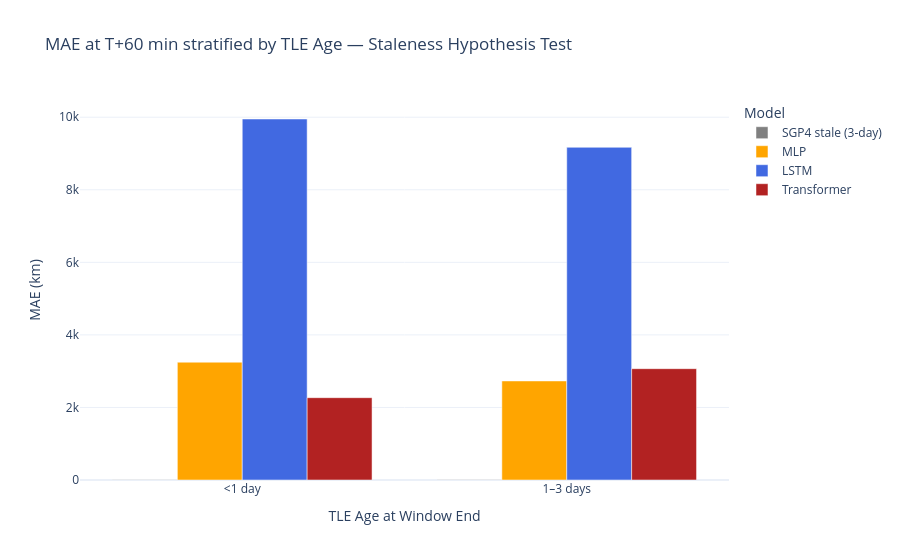

Write notebook code for a chart like this one.
### Markdown cell above
## 4 — Error vs TLE Age

Does the ML model outperform SGP4 when the TLE is stale?  
Split test samples by TLE age quartile and compare MAE at T+60 min.

### Code cell
H60_IDX   = HORIZONS.index(60)
age_bins   = [0, 1, 3, 7, 100]
age_labels = ['<1 day', '1–3 days', '3–7 days', '>7 days']
age_group  = pd.cut(tle_age_last[stale_mask], bins=age_bins, labels=age_labels)

age_rows = []
for grp in age_labels:
    local_mask = (age_group == grp)
    if local_mask.sum() == 0:
        continue
    for model_name, preds in [
        ('SGP4 stale (3-day)', y_sgp4_stale[stale_mask]),
        ('MLP',                mlp_pred[stale_mask]),
        ('LSTM',               lstm_pred[stale_mask]),
        ('Transformer',        tf_pred[stale_mask]),
    ]:
        err = geodetic_error_km(preds[local_mask, H60_IDX, :], y_test[stale_mask][local_mask, H60_IDX, :])
        age_rows.append({'TLE Age': grp, 'Model': model_name,
                         'MAE (km)': float(err.mean()), 'n': int(local_mask.sum())})

age_df = pd.DataFrame(age_rows)
fig = px.bar(age_df, x='TLE Age', y='MAE (km)', color='Model', barmode='group',
             title='MAE at T+60 min stratified by TLE Age — Staleness Hypothesis Test',
             labels={'MAE (km)': 'MAE (km)', 'TLE Age': 'TLE Age at Window End'},
             category_orders={'TLE Age': age_labels},
             template='plotly_white',
             color_discrete_map={'SGP4 stale (3-day)': 'grey', 'MLP': 'orange',
                                 'LSTM': 'royalblue', 'Transformer': 'firebrick'})
fig.show()

pivot_age = age_df.pivot_table(index='TLE Age', columns='Model', values='MAE (km)').round(3)
print(pivot_age.reindex(age_labels).to_string())

### Figure 1 — Plotly figure (JSON) as saved in the notebook; plotly's stock layout.template omitted (floating-point values rounded to 4 significant figures)
{"data": [{"alignmentgroup": "True", "hovertemplate": "Model=SGP4 stale (3-day)<br>TLE Age at Window End=%{x}<br>MAE (km)=%{y}<extra></extra>", "legendgroup": "SGP4 stale (3-day)", "marker": {"color": "grey", "pattern": {"shape": ""}}, "name": "SGP4 stale (3-day)", "offsetgroup": "SGP4 stale (3-day)", "orientation": "v", "showlegend": true, "textposition": "auto", "type": "bar", "x": ["<1 day", "1–3 days"], "xaxis": "x", "y": [6.415, 4.244], "yaxis": "y"}, {"alignmentgroup": "True", "hovertemplate": "Model=MLP<br>TLE Age at Window End=%{x}<br>MAE (km)=%{y}<extra></extra>", "legendgroup": "MLP", "marker": {"color": "orange", "pattern": {"shape": ""}}, "name": "MLP", "offsetgroup": "MLP", "orientation": "v", "showlegend": true, "textposition": "auto", "type": "bar", "x": ["<1 day", "1–3 days"], "xaxis": "x", "y": [3247.0, 2730.0], "yaxis": "y"}, {"alignmentgroup": "True", "hovertemplate": "Model=LSTM<br>TLE Age at Window End=%{x}<br>MAE (km)=%{y}<extra></extra>", "legendgroup": "LSTM", "marker": {"color": "royalblue", "pattern": {"shape": ""}}, "name": "LSTM", "offsetgroup": "LSTM", "orientation": "v", "showlegend": true, "textposition": "auto", "type": "bar", "x": ["<1 day", "1–3 days"], "xaxis": "x", "y": [9950.0, 9170.0], "yaxis": "y"}, {"alignmentgroup": "True", "hovertemplate": "Model=Transformer<br>TLE Age at Window End=%{x}<br>MAE (km)=%{y}<extra></extra>", "legendgroup": "Transformer", "marker": {"color": "firebrick", "pattern": {"shape": ""}}, "name": "Transformer", "offsetgroup": "Transformer", "orientation": "v", "showlegend": true, "textposition": "auto", "type": "bar", "x": ["<1 day", "1–3 days"], "xaxis": "x", "y": [2269.0, 3068.0], "yaxis": "y"}], "layout": {"barmode": "group", "legend": {"title": {"text": "Model"}, "tracegroupgap": 0}, "title": {"text": "MAE at T+60 min stratified by TLE Age — Staleness Hypothesis Test"}, "xaxis": {"anchor": "y", "categoryarray": ["<1 day", "1–3 days", "3–7 days", ">7 days"], "categoryorder": "array", "domain": [0, 1], "title": {"text": "TLE Age at Window End"}}, "yaxis": {"anchor": "x", "domain": [0, 1], "title": {"text": "MAE (km)"}}}}
